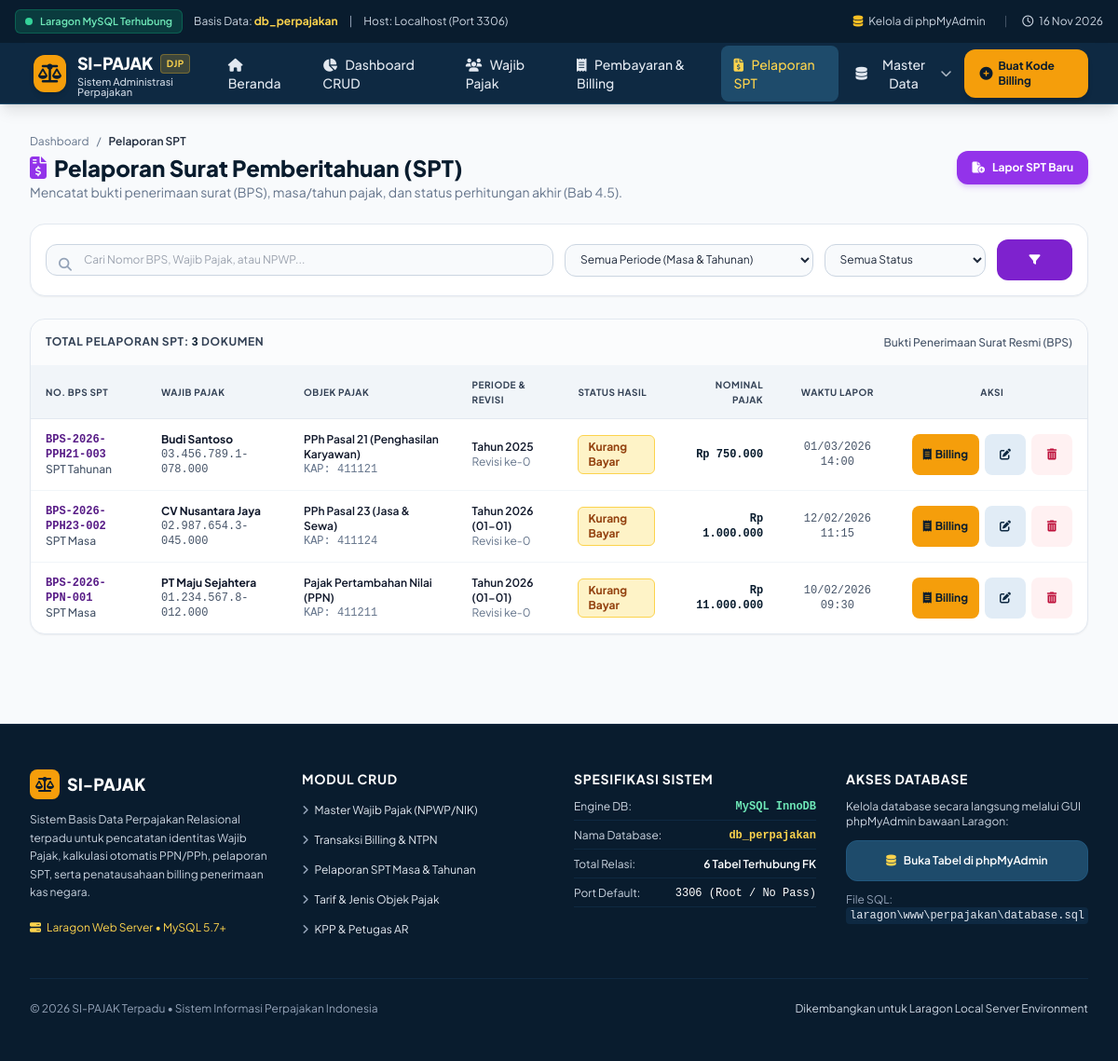
/spt.php, run on the app's committed database.
### tables this page shows
CREATE TABLE `spt` (
  `id` INT(11) NOT NULL AUTO_INCREMENT,
  `nomor_spt` VARCHAR(30) NOT NULL,
  `wajib_pajak_id` INT(11) NOT NULL,
  `jenis_pajak_id` INT(11) NOT NULL,
  `jenis_spt` ENUM('Masa','Tahunan') NOT NULL DEFAULT 'Tahunan',
  `tahun_pajak` YEAR(4) NOT NULL,
  `masa_pajak` VARCHAR(5) NULL,
  `pembetulan_ke` INT(2) NOT NULL DEFAULT 0,
  `status_spt` ENUM('Nihil','Kurang Bayar','Lebih Bayar') NOT NULL DEFAULT 'Nihil',
  `nominal_pajak` DECIMAL(15,2) NOT NULL DEFAULT 0.00,
  `tanggal_lapor` DATETIME NOT NULL DEFAULT CURRENT_TIMESTAMP,
  PRIMARY KEY (`id`),
  UNIQUE KEY `idx_spt_nomor` (`nomor_spt`),
  KEY `fk_spt_wp` (`wajib_pajak_id`),
  KEY `fk_spt_jenis` (`jenis_pajak_id`),
  CONSTRAINT `fk_spt_wp` FOREIGN KEY (`wajib_pajak_id`) REFERENCES `wajib_pajak` (`id`) ON UPDATE CASCADE ON DELETE CASCADE,
  CONSTRAINT `fk_spt_jenis` FOREIGN KEY (`jenis_pajak_id`) REFERENCES `jenis_pajak` (`id`) ON UPDATE CASCADE ON DELETE RESTRICT
);

CREATE TABLE `wajib_pajak` (
  `id` INT(11) NOT NULL AUTO_INCREMENT,
  `npwp` VARCHAR(25) NOT NULL,
  `nama_wp` VARCHAR(150) NOT NULL,
  `jenis_wp` ENUM('Orang Pribadi','Badan') NOT NULL DEFAULT 'Orang Pribadi',
  `nik` VARCHAR(16) NULL,
  `kpp_id` INT(11) NOT NULL,
  `petugas_ar_id` INT(11) NULL,
  `alamat` TEXT NOT NULL,
  `email` VARCHAR(100) NOT NULL,
  `status_efin` TINYINT(1) NOT NULL DEFAULT 0,
  `created_at` TIMESTAMP NOT NULL DEFAULT CURRENT_TIMESTAMP,
  PRIMARY KEY (`id`),
  UNIQUE KEY `idx_wp_npwp` (`npwp`),
  UNIQUE KEY `idx_wp_nik` (`nik`),
  KEY `fk_wp_kpp` (`kpp_id`),
  KEY `fk_wp_ar` (`petugas_ar_id`),
  CONSTRAINT `fk_wp_kpp` FOREIGN KEY (`kpp_id`) REFERENCES `kpp` (`id`) ON UPDATE CASCADE ON DELETE RESTRICT,
  CONSTRAINT `fk_wp_ar` FOREIGN KEY (`petugas_ar_id`) REFERENCES `petugas_pajak` (`id`) ON UPDATE CASCADE ON DELETE SET NULL
);

CREATE TABLE `jenis_pajak` (
  `id` INT(11) NOT NULL AUTO_INCREMENT,
  `kode_akun_pajak` VARCHAR(6) NOT NULL,
  `nama_jenis_pajak` VARCHAR(100) NOT NULL,
  `kategori_pajak` ENUM('PPh','PPN','PPnBM','PBB','Bea Materai') NOT NULL DEFAULT 'PPh',
  `tarif_standar` DECIMAL(5,2) NOT NULL DEFAULT 0.00,
  PRIMARY KEY (`id`),
  UNIQUE KEY `idx_jenis_kap` (`kode_akun_pajak`)
);

### config/database.php (called while the page is built, shortened)
<?php
function formatRupiah($angka) {
    return 'Rp ' . number_format((float)$angka, 0, ',', '.');
}

### spt.php (the view, shortened to what this page needs)
<?php
require_once __DIR__ . '/config/database.php';
$action = $_GET['action'] ?? 'list';
$search = trim($_GET['search'] ?? '');
$sql = "
    SELECT s.*, w.nama_wp, w.npwp, j.nama_jenis_pajak, j.kode_akun_pajak,
           (SELECT COUNT(*) FROM pembayaran_pajak p WHERE p.spt_id = s.id AND p.status_pembayaran = 'Paid') as sudah_dibayar
    FROM spt s
    JOIN wajib_pajak w ON s.wajib_pajak_id = w.id
    JOIN jenis_pajak j ON s.jenis_pajak_id = j.id
    WHERE 1=1
";
$params = [];
$sql .= " ORDER BY s.id DESC";
$stmt = $pdo->prepare($sql);
$stmt->execute($params);
$listSPT = $stmt->fetchAll();
require_once __DIR__ . '/layout/header.php';
?>
<div class="max-w-7xl mx-auto px-4 sm:px-6 lg:px-8 py-8 space-y-6">
    <div class="flex flex-col sm:flex-row sm:items-center justify-between gap-4">
        <div>
            <div class="flex items-center gap-2 text-xs text-slate-500 mb-1">
                <a href="dashboard.php" class="hover:text-tax-700">Dashboard</a>
                <span>/</span>
                <span class="text-slate-800 font-semibold">Pelaporan SPT</span>
            </div>
            <h1 class="text-2xl font-black text-tax-950 flex items-center gap-2">
                <i class="fa-solid fa-file-invoice-dollar text-purple-600"></i> Pelaporan Surat Pemberitahuan (SPT)
            </h1>
            <p class="text-xs sm:text-sm text-slate-500">Mencatat bukti penerimaan surat (BPS), masa/tahun pajak, dan status perhitungan akhir (Bab 4.5).</p>
        </div>
        <div class="flex items-center gap-2">
            <?php if ($action === 'list'): ?>
                <a href="spt.php?action=create" class="px-4 py-2.5 rounded-xl bg-purple-600 hover:bg-purple-700 text-white font-bold text-xs shadow-md shadow-purple-600/20 transition flex items-center gap-2">
                    <i class="fa-solid fa-file-circle-plus"></i> Lapor SPT Baru
                </a>
            <?php else: ?>
                <a href="spt.php" class="px-4 py-2.5 rounded-xl bg-slate-200 hover:bg-slate-300 text-slate-800 font-semibold text-xs transition flex items-center gap-2">
                    <i class="fa-solid fa-arrow-left"></i> Kembali ke Daftar SPT
                </a>
            <?php endif; ?>
        </div>
    </div>
    <div class="bg-white rounded-2xl shadow-sm border border-slate-200 p-4">
        <form method="GET" action="spt.php" class="grid grid-cols-1 sm:grid-cols-12 gap-3 items-center">
            <div class="sm:col-span-6 relative">
                <i class="fa-solid fa-magnifying-glass absolute left-3.5 top-3 text-slate-400 text-sm"></i>
                <input type="text" name="search" value="<?= htmlspecialchars($search) ?>" placeholder="Cari Nomor BPS, Wajib Pajak, atau NPWP..."
                       class="w-full bg-slate-50 border border-slate-300 rounded-xl pl-10 pr-4 py-2 text-xs focus:ring-2 focus:ring-purple-500 focus:outline-none">
            </div>
            <div class="sm:col-span-3">
                <select name="filter_jenis_spt" class="w-full bg-slate-50 border border-slate-300 rounded-xl px-3 py-2 text-xs focus:ring-2 focus:ring-purple-500 focus:outline-none">
                    <option value="">Semua Periode (Masa & Tahunan)</option>
                </select>
            </div>
            <div class="sm:col-span-2">
                <select name="filter_status_spt" class="w-full bg-slate-50 border border-slate-300 rounded-xl px-3 py-2 text-xs focus:ring-2 focus:ring-purple-500 focus:outline-none">
                    <option value="">Semua Status</option>
                </select>
            </div>
            <div class="sm:col-span-1 flex gap-1">
                <button type="submit" class="w-full min-h-[44px] bg-purple-700 hover:bg-purple-800 text-white rounded-xl py-2 px-3 text-xs font-semibold transition flex items-center justify-center gap-1 focus:ring-2 focus:ring-purple-500" title="Terapkan Filter">
                    <i class="fa-solid fa-filter"></i>
                </button>
            </div>
        </form>
    </div>
    <div class="bg-white rounded-2xl shadow-sm border border-slate-200 overflow-hidden">
        <div class="p-4 border-b border-slate-100 flex justify-between items-center bg-slate-50/50">
            <span class="text-xs font-bold text-slate-700 uppercase tracking-wider">
                Total Pelaporan SPT: <strong class="text-tax-950 font-mono"><?= count($listSPT) ?></strong> Dokumen
            </span>
            <span class="text-xs text-slate-600 font-medium">Bukti Penerimaan Surat Resmi (BPS)</span>
        </div>
        <div class="overflow-x-auto">
            <table class="w-full text-left text-xs">
                <thead class="bg-slate-100 text-slate-700 uppercase text-[10px] tracking-wider border-b border-slate-200">
                    <tr>
                        <th class="py-3 px-4">No. BPS SPT</th>
                        <th class="py-3 px-4">Wajib Pajak</th>
                        <th class="py-3 px-4">Objek Pajak</th>
                        <th class="py-3 px-4">Periode & Revisi</th>
                        <th class="py-3 px-4">Status Hasil</th>
                        <th class="py-3 px-4 text-right">Nominal Pajak</th>
                        <th class="py-3 px-4 text-center">Waktu Lapor</th>
                        <th class="py-3 px-4 text-center">Aksi</th>
                    </tr>
                </thead>
                <tbody class="divide-y divide-slate-100">
                    <?php if (empty($listSPT)): ?>
                        <tr>
                            <td colspan="8" class="py-12 text-center">
                                <div class="max-w-xs mx-auto space-y-2">
                                    <i class="fa-solid fa-file-circle-xmark text-3xl text-slate-300"></i>
                                    <p class="text-xs font-bold text-slate-800">Tidak ada pelaporan SPT ditemukan</p>
                                    <p class="text-xs text-slate-500">Coba atur ulang filter pencarian atau rekam pelaporan SPT pajak baru.</p>
                                    <div class="pt-2">
                                        <a href="spt.php?action=create" class="inline-flex items-center min-h-[44px] px-4 py-2 rounded-xl bg-purple-700 hover:bg-purple-800 text-white font-bold text-xs transition">
                                            + Lapor SPT Baru Sekarang
                                        </a>
                                    </div>
                                </div>
                            </td>
                        </tr>
                    <?php else: ?>
                        <?php foreach ($listSPT as $row): ?>
                            <tr class="hover:bg-slate-50 transition">
                                <td class="py-3.5 px-4">
                                    <div class="font-mono font-bold text-purple-900"><?= htmlspecialchars($row['nomor_spt']) ?></div>
                                    <span class="text-xs text-slate-600 font-medium">SPT <?= $row['jenis_spt'] ?></span>
                                </td>
                                <td class="py-3.5 px-4">
                                    <div class="font-bold text-slate-900"><?= htmlspecialchars($row['nama_wp']) ?></div>
                                    <div class="text-xs font-mono text-slate-600"><?= htmlspecialchars($row['npwp']) ?></div>
                                </td>
                                <td class="py-3.5 px-4 text-slate-800">
                                    <span class="font-semibold text-slate-900"><?= htmlspecialchars($row['nama_jenis_pajak']) ?></span>
                                    <span class="block text-xs font-mono text-slate-500">KAP: <?= htmlspecialchars($row['kode_akun_pajak']) ?></span>
                                </td>
                                <td class="py-3.5 px-4">
                                    <div class="font-semibold text-slate-900">Tahun <?= $row['tahun_pajak'] ?> <?= $row['masa_pajak'] ? '('.$row['masa_pajak'].')' : '' ?></div>
                                    <div class="text-xs text-slate-500">Revisi ke-<?= $row['pembetulan_ke'] ?></div>
                                </td>
                                <td class="py-3.5 px-4">
                                    <?php if ($row['status_spt'] === 'Kurang Bayar'): ?>
                                        <span class="inline-flex items-center px-2.5 py-1 rounded-md text-xs font-bold bg-amber-100 text-amber-800 border border-amber-300">
                                            Kurang Bayar
                                        </span>
                                    <?php elseif ($row['status_spt'] === 'Lebih Bayar'): ?>
                                        <span class="inline-flex items-center px-2.5 py-1 rounded-md text-xs font-bold bg-blue-100 text-blue-800 border border-blue-300">
                                            Lebih Bayar
                                        </span>
                                    <?php else: ?>
                                        <span class="inline-flex items-center px-2.5 py-1 rounded-md text-xs font-bold bg-emerald-100 text-emerald-800 border border-emerald-300">
                                            Nihil
                                        </span>
                                    <?php endif; ?>
                                </td>
                                <td class="py-3.5 px-4 text-right font-mono font-black text-tax-950">
                                    <?= formatRupiah($row['nominal_pajak']) ?>
                                </td>
                                <td class="py-3.5 px-4 text-center font-mono text-xs text-slate-600">
                                    <?= date('d/m/Y H:i', strtotime($row['tanggal_lapor'])) ?>
                                </td>
                                <td class="py-3.5 px-4 text-center">
                                    <div class="flex items-center justify-center gap-1.5">
                                        <?php if ($row['status_spt'] === 'Kurang Bayar'): ?>
                                            <a href="pembayaran.php?action=create&spt_id=<?= $row['id'] ?>&wp_id=<?= $row['wajib_pajak_id'] ?>" class="min-h-[44px] inline-flex items-center px-3 py-2 rounded-lg bg-amber-500 hover:bg-amber-600 text-tax-950 font-bold text-xs transition" title="Buat Billing Pembayaran">
                                                <i class="fa-solid fa-receipt mr-1"></i> Billing
                                            </a>
                                        <?php endif; ?>
                                        <a href="spt.php?action=edit&id=<?= $row['id'] ?>" class="min-h-[44px] min-w-[44px] inline-flex items-center justify-center p-2 rounded-lg bg-tax-100 hover:bg-tax-200 text-tax-900 transition" title="Edit SPT">
                                            <i class="fa-solid fa-pen-to-square"></i>
                                        </a>
                                        <form method="POST" action="spt.php" onsubmit="return confirm('Apakah Anda yakin ingin menghapus data SPT ini?');" class="inline">
                                            <button type="submit" class="min-h-[44px] min-w-[44px] inline-flex items-center justify-center p-2 rounded-lg bg-rose-50 hover:bg-rose-100 text-rose-700 transition" title="Hapus SPT">
                                                <i class="fa-solid fa-trash-can"></i>
                                            </button>
                                        </form>
                                    </div>
                                </td>
                            </tr>
                        <?php endforeach; ?>
                    <?php endif; ?>
                </tbody>
            </table>
        </div>
    </div>
</div>
<?php require_once __DIR__ . '/layout/footer.php'; ?>

### layout/header.php (style rules this page uses)
body { font-family: 'Plus Jakarta Sans', sans-serif; }

### data on the page
spt: nomor_spt "BPS-2026-PPH21-003", jenis_spt "Tahunan", wajib_pajak.nama_wp "Budi Santoso", wajib_pajak.npwp "03.456.789.1-078.000", jenis_pajak.nama_jenis_pajak "PPh Pasal 21 (Penghasilan Karyawan)", jenis_pajak.kode_akun_pajak "411121", tahun_pajak "2025", pembetulan_ke "0", status_spt "Kurang Bayar", nominal_pajak "Rp 750.000", tanggal_lapor "01/03/2026 14:00"
spt: nomor_spt "BPS-2026-PPH23-002", jenis_spt "Masa", wajib_pajak.nama_wp "CV Nusantara Jaya", wajib_pajak.npwp "02.987.654.3-045.000", jenis_pajak.nama_jenis_pajak "PPh Pasal 23 (Jasa & Sewa)", jenis_pajak.kode_akun_pajak "411124", tahun_pajak "2026", masa_pajak "01-01", pembetulan_ke "0", status_spt "Kurang Bayar", nominal_pajak "Rp 1.000.000", tanggal_lapor "12/02/2026 11:15"
spt: nomor_spt "BPS-2026-PPN-001", jenis_spt "Masa", wajib_pajak.nama_wp "PT Maju Sejahtera", wajib_pajak.npwp "01.234.567.8-012.000", jenis_pajak.nama_jenis_pajak "Pajak Pertambahan Nilai (PPN)", jenis_pajak.kode_akun_pajak "411211", tahun_pajak "2026", masa_pajak "01-01", pembetulan_ke "0", status_spt "Kurang Bayar", nominal_pajak "Rp 11.000.000", tanggal_lapor "10/02/2026 09:30"

### other printed values
count($listSPT) "3"
